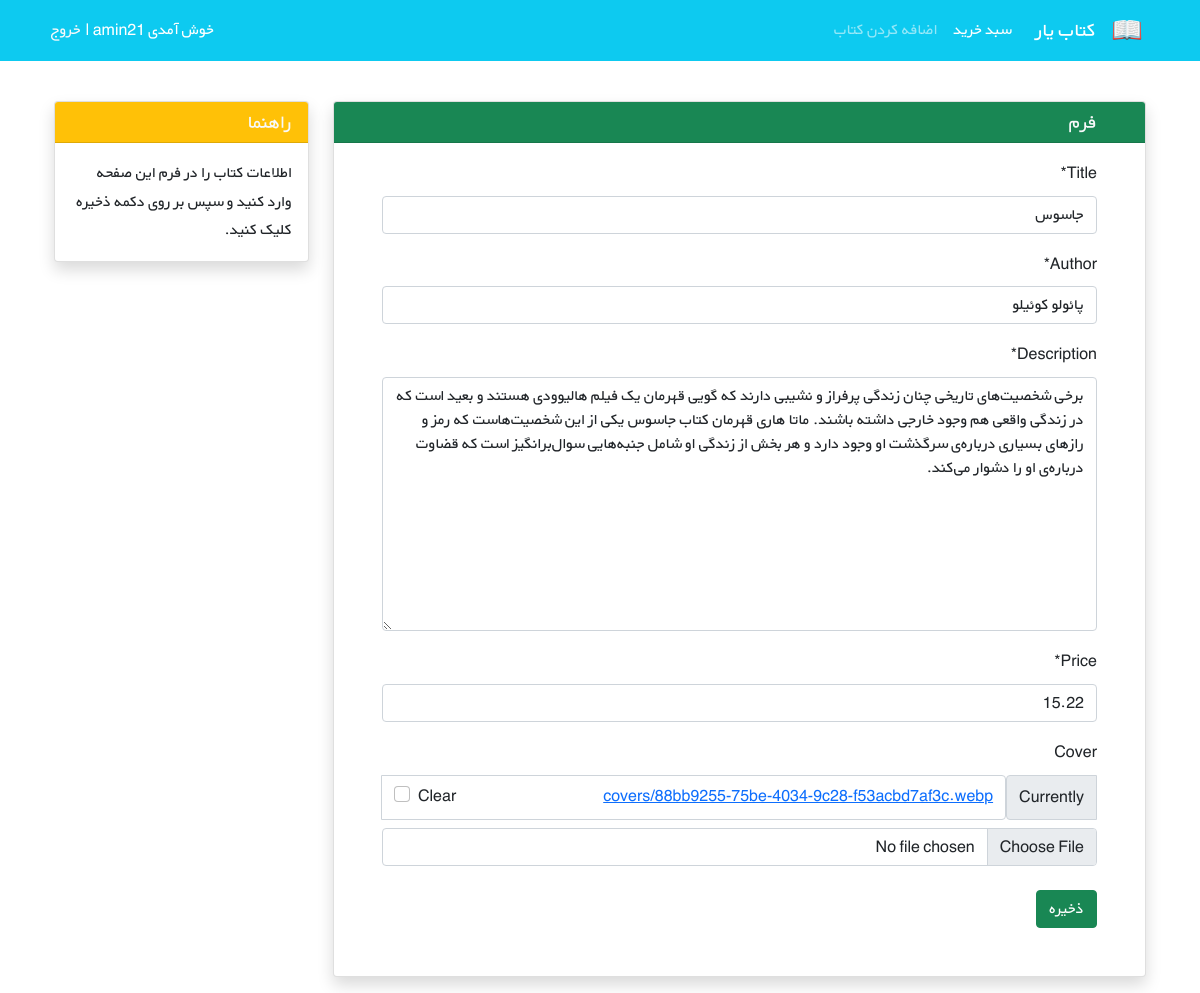
The app's page /books/14/edit/ (signed in) with its own data.
### books/models.py (models this page shows, shortened)
class Book(models.Model):
    user = models.ForeignKey(get_user_model(), on_delete=models.CASCADE)
    title = models.CharField(max_length=200)
    author = models.CharField(max_length=200)
    description = models.TextField()
    price = models.DecimalField(max_digits=5, decimal_places=2)
    cover = models.ImageField(upload_to='covers/', blank=True)

### books/views.py (the view)
# urls.py: path('<int:pk>/edit/', views.BookUpdateView.as_view(), name='book_update'),
class BookUpdateView(LoginRequiredMixin, generic.UpdateView):
    model = Book
    fields = ['title', 'author', 'description', 'price', 'cover', ]
    template_name = 'books/book_update.html'

### cart/context_processors.py (called while the page is built)
def cart(request):
    return {'cart': Cart(request)}

### books/templates/books/book_update.html (shortened to what this page needs)
{% extends '_base.html' %}
{% load crispy_forms_tags %}
{% block page_content %}
    <div class="container mt-4" dir="rtl">
        <div class="row">
            <div class="col-9">
                <div class="card shadow my-3">
                    <h5 class="card-header bg-success text-light px-5">فرم</h5>
                    <div class="px-5 pt-3 pb-5">
                        <form method="POST" enctype="multipart/form-data">
                            {{ form|crispy }}
                            <button type="submit" class="btn btn-success mt-2">ذخیره</button>
                        </form>
                    </div>
                </div>
            </div>
            <div class="col-3">
                    <div class="card my-3 shadow">
                        <h5 class="card-header bg-warning text-light">راهنما</h5>
                        <div class="card-body">
                            <p class="card-text">
                                اطلاعات کتاب را در فرم این صفحه وارد کنید و سپس بر روی دکمه ذخیره کلیک کنید.
                            </p>
                        </div>
                    </div>
            </div>
        </div>
    </div>
{% endblock page_content %}

### static/css/style.css (style rules this page uses)
* { font-family: 'BYekan', sans-serif; line-height: 1.8rem; }

### records on screen
Book: title "جاسوس", author "پائولو کوئیلو", description "برخی شخصیت‌های تاریخی چنان زندگی پر‌فراز و نشیبی دارند که گویی قهرمان یک فیلم هالیوودی هستند و بعید است که در زندگی واقعی هم وجود خارجی داشته باشند. ماتا هاری قهرمان کتاب جاسوس یکی از این شخصیت‌هاست که رمز و رازهای بسیاری درباره‌ی سرگذشت او وجود دارد و هر بخش از زندگی او شامل جنبه‌هایی سوال‌برانگیز است که قضاوت درباره‌ی او را دشوار می‌کند.", price "15.22"
